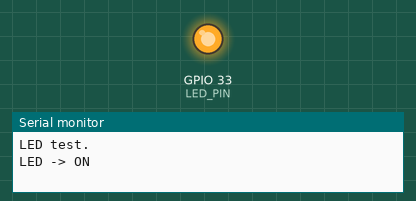
Bench run of a sketch on a simulated ESP32. Parts: output pins drawn as LEDs (lit = HIGH), the last lines printed to the serial monitor.

Above: at 1.0 s.
At 3.0 s:
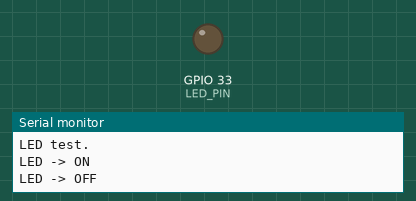
Timing chart, 0 to 5.2 s (numbered marks = the images above):
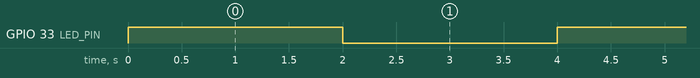

Measured:
- by itself, GPIO 33 (LED_PIN): alternates HIGH for 2.0 s and LOW for 2.0 s

The sketch:

led_test.ino
```cpp
#define LED_PIN 33

void setup() {
  Serial.begin(115200);
  pinMode(LED_PIN, OUTPUT);
  Serial.println("LED test.");
}

void loop() {
  Serial.println("LED -> ON");
  digitalWrite(LED_PIN, HIGH);
  delay(2000);

  Serial.println("LED -> OFF");
  digitalWrite(LED_PIN, LOW);
  delay(2000);
}
```
